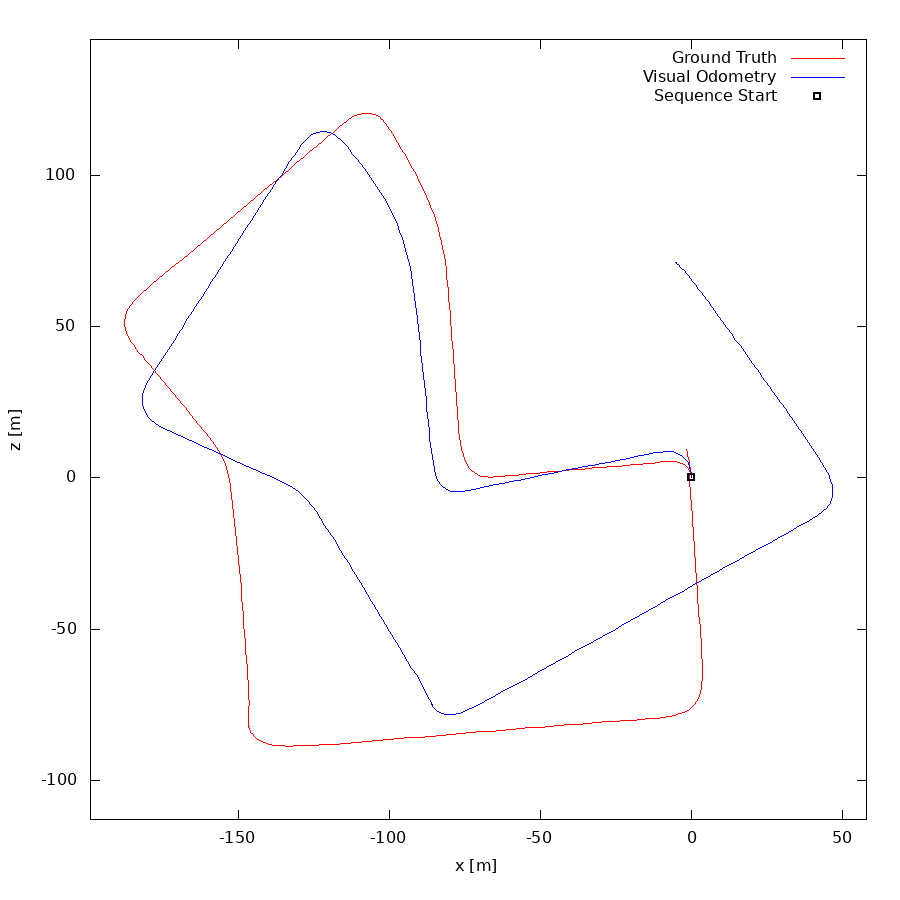

The script that drew this image:
set term postscript eps enhanced color
set output "07.eps"
set size ratio -1
set xrange [-199:58]
set yrange [-113:145]
set xlabel "x [m]"
set ylabel "z [m]"
plot "07.txt" using 1:2 lc rgb "#FF0000" title 'Ground Truth' w lines,"07.txt" using 3:4 lc rgb "#0000FF" title 'Visual Odometry' w lines,"< head -1 07.txt" using 1:2 lc rgb "#000000" pt 4 ps 1 lw 2 title 'Sequence Start' w points
